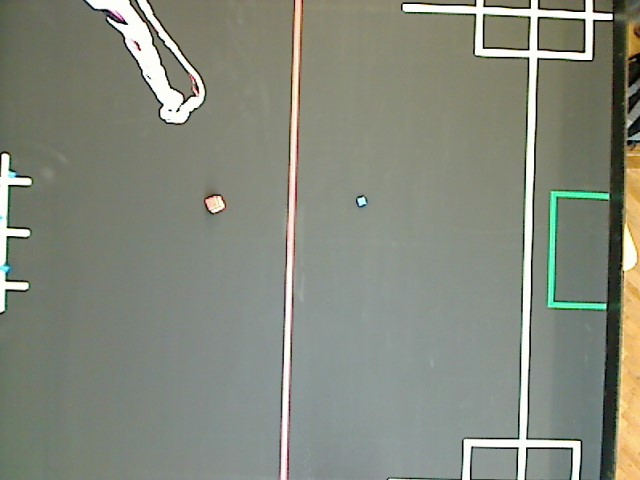
#> input picture test.jpg, 640 x 480 px, given in place of the camera
$ python Color_Detection.py
#> lines starting #> are read from the running program, lines starting #| are printed output that depends on the picture; after the words box and inside, x2 and y2 are one past the last pixel; in counts of white or black regions, pixels touching at a corner belong together
import cv2
import numpy as np

cap = cv2.VideoCapture(1)

while(1):

    # Take each frame
    _, frame = cap.read()
#> frame is the input picture: shape (480, 640, 3); mean B, G, R 124.6, 137.1, 132.6

    # Convert BGR to HSV
    hsv = cv2.cvtColor(frame, cv2.COLOR_BGR2HSV)
#> hsv: shape (480, 640, 3); mean H, S, V 50.6, 31.9, 138.7


    # define range of blue color in HSV
    lower_blue = np.array([110,50,130])
    upper_blue = np.array([150,255,255])

    # define range of green color in HSV
    lower_green = np.array([55,60,100])
    upper_green = np.array([80,255,255])
    #lower_green = np.array([0,100,100])
    #upper_green = np.array([179,255,255])

    # Threshold the HSV image to get only green colors
    mask = cv2.inRange(hsv, lower_green, upper_green)
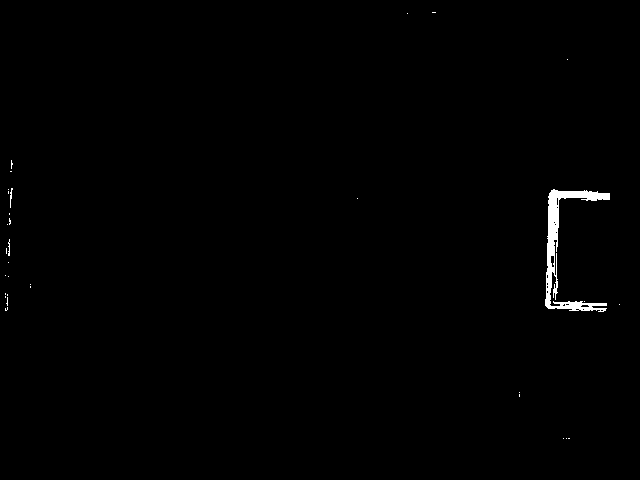
#> mask: shape (480, 640); 0.63% white; 32 white regions (29 under 20 px), largest, box (x1, y1, x2, y2) and area: (545, 189, 610, 312) 1788, (10, 188, 13, 208) 28, (8, 239, 10, 256) 23

    kernel = np.ones((5,5),'int')
    dilated = cv2.dilate(mask,kernel)
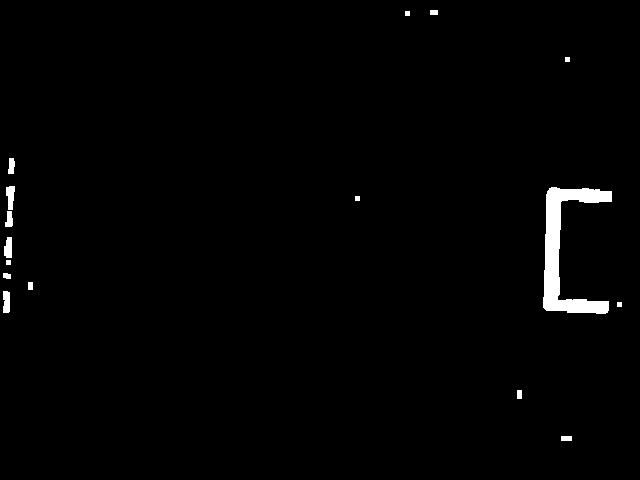
#> dilated: shape (480, 640); 1.3% white; 16 white regions
    # Bitwise-AND mask and original image
    res = cv2.bitwise_and(frame,frame, mask=mask)
    ret,thrshed = cv2.threshold(cv2.cvtColor(res,cv2.COLOR_BGR2GRAY),3,255,cv2.THRESH_BINARY)
    contours,hier = cv2.findContours(thrshed,cv2.RETR_LIST,cv2.CHAIN_APPROX_SIMPLE)
#> contours = 48 contours, 45 with area under 20; largest, box (x1, y1, x2, y2) and area: (545, 189, 610, 312) 1524, (550, 255, 555, 268) 40, (580, 304, 590, 308) 22

    for cnt in contours:
        #Contour area is taken
        area = cv2.contourArea(cnt)

        if area >1000:

           #draw rectangle around found zones
            (x,y,w,h) = cv2.boundingRect(cnt)
            cv2.rectangle(frame,(x,y),(x+w,y+h),(255,0,0),2)
#> this loop made 48 passes
#> (area, x, y, w, h) on pass 41: (1524.5, 545, 189, 65, 123)
#> area on passes 10, 28: 22, 39.5
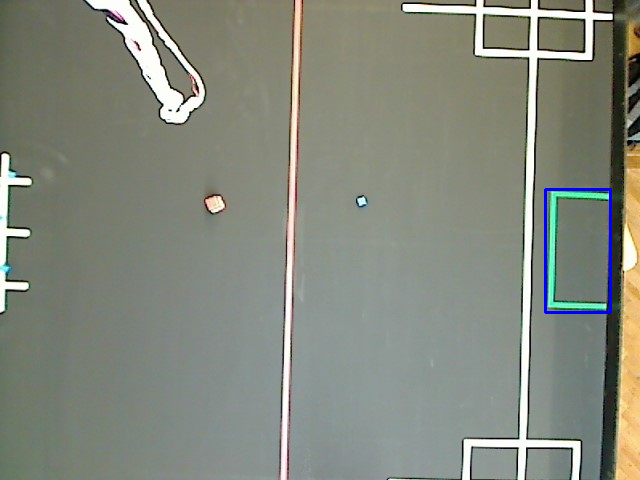
#> frame: shape (480, 640, 3); 0.37% of pixels changed, all inside (x1, y1, x2, y2) = (544, 188, 612, 314)

    #the same for blue

    # Threshold the HSV image to get only green colors
    mask2 = cv2.inRange(hsv, lower_blue, upper_blue)
#> mask2: shape (480, 640); every value is 0

    #cv2.imshow('frame',mask2)

    kernel2 = np.ones((5,5),'int')
    dilated2 = cv2.dilate(mask2,kernel2)
    # Bitwise-AND mask and original image
    res2 = cv2.bitwise_and(frame,frame, mask=mask2)
#> res2: shape (480, 640, 3); every value is 0
    ret2,thrshed2 = cv2.threshold(cv2.cvtColor(res2,cv2.COLOR_BGR2GRAY),3,255,cv2.THRESH_BINARY)
    contours2,hier2 = cv2.findContours(thrshed2,cv2.RETR_LIST,cv2.CHAIN_APPROX_SIMPLE)
#> contours2 = []

    for cnt in contours2:
        #Contour area is taken
        area = cv2.contourArea(cnt)

        if area >1000:

           #draw rectangle around found zones
            (x,y,w,h) = cv2.boundingRect(cnt)
            cv2.rectangle(frame,(x,y),(x+w,y+h),(0,0,255),2)
#> this loop made 0 passes

    cv2.imshow('frame',frame)

    k = cv2.waitKey(5) & 0xFF
#> (key Esc is pressed here)
    if k == 27:
        cv2.imwrite('Table.png',frame)
        break
cap.release()
cv2.destroyAllWindows()
